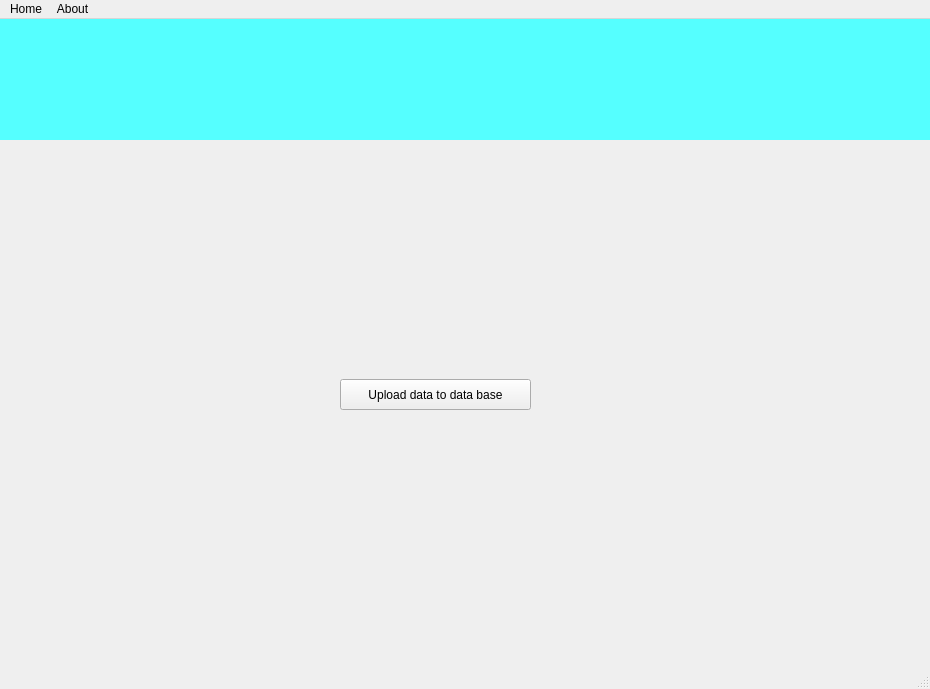
<?xml version="1.0" encoding="UTF-8"?>
<ui version="4.0">
 <class>MainWindow</class>
 <widget class="QMainWindow" name="MainWindow">
  <property name="geometry">
   <rect>
    <x>0</x>
    <y>0</y>
    <width>930</width>
    <height>689</height>
   </rect>
  </property>
  <property name="windowTitle">
   <string>MainWindow</string>
  </property>
  <widget class="QWidget" name="centralwidget">
   <widget class="QLabel" name="label">
    <property name="geometry">
     <rect>
      <x>0</x>
      <y>0</y>
      <width>931</width>
      <height>121</height>
     </rect>
    </property>
    <property name="styleSheet">
     <string notr="true">
background-color: rgb(85, 255, 255);</string>
    </property>
    <property name="text">
     <string/>
    </property>
    <property name="pixmap">
     <pixmap>../images/nmwrri_small_logo.png</pixmap>
    </property>
    <property name="scaledContents">
     <bool>false</bool>
    </property>
   </widget>
   <widget class="QPushButton" name="pushButton">
    <property name="geometry">
     <rect>
      <x>340</x>
      <y>360</y>
      <width>191</width>
      <height>31</height>
     </rect>
    </property>
    <property name="text">
     <string>Upload data to data base</string>
    </property>
   </widget>
  </widget>
  <widget class="QMenuBar" name="menubar">
   <property name="geometry">
    <rect>
     <x>0</x>
     <y>0</y>
     <width>930</width>
     <height>20</height>
    </rect>
   </property>
   <widget class="QMenu" name="menuHome">
    <property name="title">
     <string>Home</string>
    </property>
   </widget>
   <widget class="QMenu" name="menuAbout">
    <property name="title">
     <string>About</string>
    </property>
   </widget>
   <addaction name="menuHome"/>
   <addaction name="menuAbout"/>
  </widget>
  <widget class="QStatusBar" name="statusbar"/>
 </widget>
 <resources>
  <include location="../images/logo.qrc"/>
 </resources>
 <connections/>
</ui>
